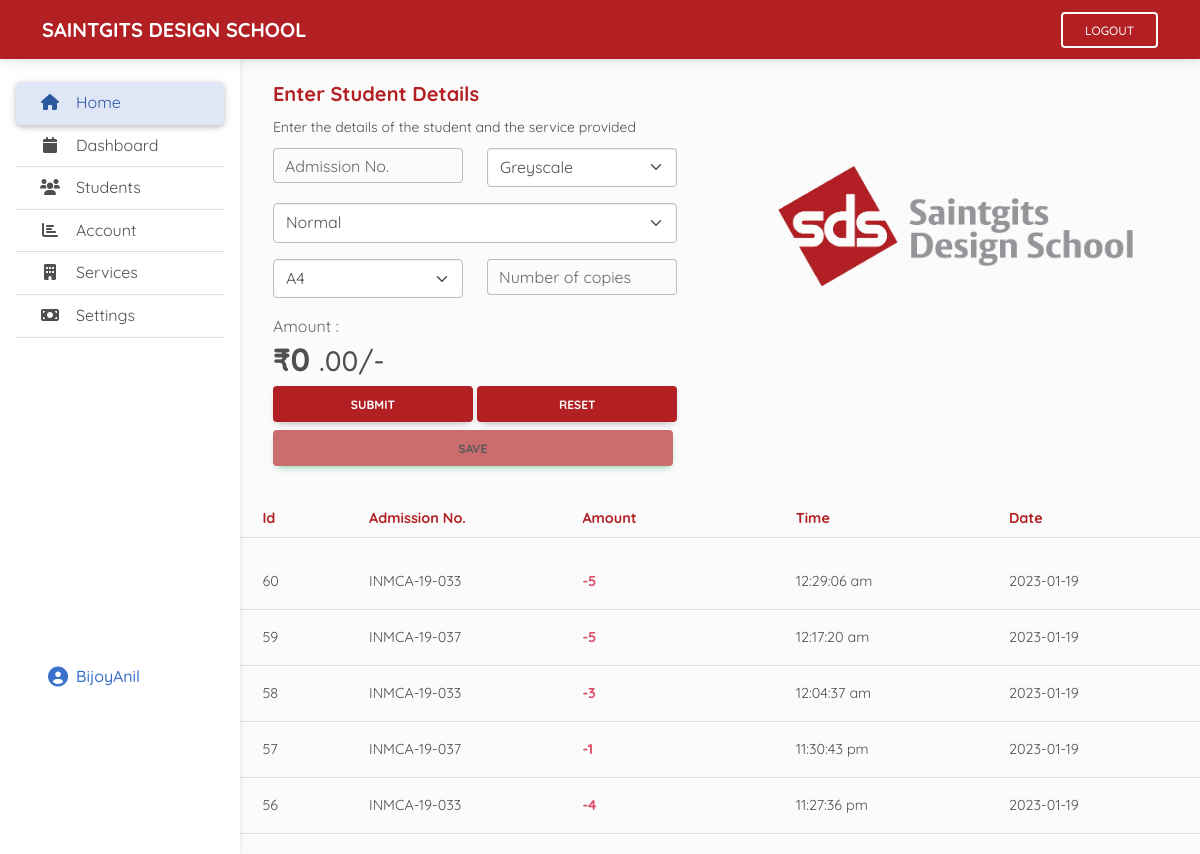
/home.php?set=home (signed in), run on the app's committed database.
### tables this page shows
CREATE TABLE IF NOT EXISTS `users` (
  `user_id` varchar(255) NOT NULL,
  `password` varchar(255) NOT NULL,
  PRIMARY KEY (`user_id`)
);

CREATE TABLE IF NOT EXISTS `transactions` (
  `t_id` int(100) NOT NULL AUTO_INCREMENT,
  `amt` int(100) NOT NULL,
  `time` varchar(255) NOT NULL,
  `date` date NOT NULL,
  `adm_no` varchar(255) NOT NULL,
  PRIMARY KEY (`t_id`)
);

### transactions.php (the view)
<br><table class="table pt-2" style="line-height:5px;  color:#b22024; font-weight:bold">
<tbody style="text-align: left;">
    <tr>
      <td width="100"><b>Id</b></td>
      <td width="200"><b>Admission No.</b></td>
      <td width="200"><b>Amount</b></td>
      <td width="200"><b>Time</b></td>
      <td width="200"><b>Date</b></td>
</tr>
  </tbody>
</table>
<div style="height: 300px; overflow: auto">
<table class="table">
  <tbody>
  <?php
  $color = 'dark';
  $d = date('Y/m/d');
include "connection.php";
$query_products = "SELECT * FROM transactions WHERE date = '$d' ORDER BY t_id DESC;";
$result_products = mysqli_query($con,$query_products);
if($result_products):
    if(mysqli_num_rows($result_products)>0):
        while($products = mysqli_fetch_assoc($result_products)):
          if($products['amt'] < 0){
            $color = 'danger';
          }else{
            $color = 'success';
          }
?>
    <tr>
      <td width="100"><?php echo $products['t_id'] ?></td>
      <td width="200"><?php echo $products['adm_no'] ?></td>
      <td width="200"><b class="text-<?php echo $color; ?>"><?php echo $products['amt'] ?></b></td>
      <td width="200"><?php echo $products['time'] ?></td>
      <td width="200"><?php echo $products['date'] ?></td>
    </tr>
    <?php
                    endwhile;
                endif;
            endif;
            ?>
  </tbody>
</table>
</div>

### home.php (shortened to what this page needs)
<?php
include "connection.php";
$user_check=$_SESSION['username'];
$ses_sql  = mysqli_query($con,"select user_id from users where user_id='$user_check'");
$row  = mysqli_fetch_array($ses_sql,MYSQLI_ASSOC);
$loggedin_session = $row['user_id'];
$amt = 0;
$view = 0;
if(isset($_POST['cal'])){
  $sql6 = "SELECT `id`, `b&w`, `color`, `bw&a4`, `col&a4`, `hardbind`, `softbind`, `spiral` FROM `services` WHERE id = 1";
  $qur = mysqli_query($con,$sql6);
  $row2 = mysqli_fetch_assoc($qur);
  $adm = $_POST['adm'];
  $print = $_POST['print'];
  $adons = $_POST['addon'];
  $paper = $_POST['paper'];
  $copies = $_POST['copies'];
  $pg = 0;
  $amt = 0;
  if($print== 'b&w'){
    if($paper == 'a4'){
        $pg = $row2['b&w'];
        if($adons == 'none'){
            $amt = $pg * $copies;
        } else if($adons == 'hard'){
          $amt =( $pg * $copies )+ $row2['hardbind'];
        }
        else if($adons == 'soft'){
          $amt =( $pg * $copies ) + $row2['softbind'];
        }else{
          $amt =( $pg * $copies )+$row2['spiral'];
        }
    }else{
        $pg = $row2['bw&a4'];
        if($adons == 'none'){
          $amt =( $pg * $copies );
        } else if($adons == 'hard'){
          $amt =( $pg * $copies ) + $row2['hardbind'];
        }
        else if($adons == 'soft'){
          $amt =( $pg * $copies ) +$row2['softbind'];
        }else{
          $amt =( $pg * $copies )+$row2['spiral'];
        }
    }
}else{
    if($paper == 'a4'){
        $pg = $row2['color'];
        if($adons == 'none'){
          $amt =( $pg * $copies );
        } else if($adons == 'hard'){
          $amt =( $pg * $copies ) + $row2['hardbind'];
        }
        else if($adons == 'soft'){
          $amt =( $pg * $copies )+$row2['softbind'];
        }else{
          $amt =( $pg * $copies )+$row2['spiral'];
        }
    }else{
        $pg = $row2['col&a4'];
        if($adons == 'none'){
          $amt =( $pg * $copies );
        } else if($adons == 'hard'){
          $amt =( $pg * $copies ) + $row2['hardbind'];
        }
        else if($adons == 'soft'){
          $amt =( $pg * $copies ) +$row2['softbind'];
        }else{
          $amt =( $pg * $copies )+$row2['spiral'];
        }
    }
}
$sql = "SELECT `adm_no`, `name`, `semester`, `balance`, `batch`, `email` FROM `students` WHERE adm_no = '$adm'";
$res = mysqli_query($con, $sql);
$row = mysqli_fetch_assoc($res);
if($row > 0){
  $view = 1;
}else{
  $view =2;
}
}else{
  $view = 0;
}
?>
<!DOCTYPE html>
<html lang="en">
<head>
    <link
  href="https://cdnjs.cloudflare.com/ajax/libs/font-awesome/6.0.0/css/all.min.css"
  rel="stylesheet"
/>
<link
  href="https://cdnjs.cloudflare.com/ajax/libs/mdb-ui-kit/6.0.1/mdb.min.css"
  rel="stylesheet"
/>
<link rel="stylesheet" href="css/sideNav.css">
<link rel="stylesheet" href="css/forms.css">
</head>
<body>
<?php
$nav = $_GET['set'];
include 'nav.php';
?>
<nav
style="background-color: #b22024;"
       id="main-navbar"
       class="navbar navbar-expand-lg navbar-dark fixed-top"
       >
    <div class="container">
      <a class="navbar-brand" href="#">
      <b style="text-transform:uppercase">Saintgits Design School</b>
      </a>
      <div class="navbar-nav ms-auto">
        <form action="home.php?set=home" method="post">
                  <button type="submit" name="logout" class="btn btn-outline-light" style="margin-left: 10px;">Logout</button>
                  </form>
               </div>
    </div>
  </nav>
<main style="margin-top: 58px">
  <div >
    <div class="d-sm-flex justify-content-around">
        <div class="mt-4">
            <h5 style="color: #b22024;"><b>Enter Student Details</b></h5>
            <small cla>Enter the details of the student and the service provided</small>
            <form action="home.php?set=home" method="post">
            <div class="row mb-3 mt-2">
    <div class="col">
      <div class="form-outline">
        <input  type="text" name="adm" id="admis_no" class="form-control" />
        <label class="form-label" for="form3Example1">Admission No.</label>
      </div>
    </div>
    <div class="col">
    <select  class="form-select" name="print" id="print" required aria-label="Default select example">
                     <option selected value="b&w">Greyscale</option>
                </select>
    </div>
  </div>
                <select required id="add_ons" name="addon" class="my-3 form-select" aria-label="Default select example">
                     <option selected value="none">Normal</option>
                </select>
                <div class="row mb-3 mt-2">
    <div class="col">
      <select id="paper" name="paper" class="form-select" required aria-label="Default select example">
                     <option selected value="a4">A4</option>
                </select>
    </div>
    <div class="col">
    <div class="col">
      <div class="form-outline">
        <input required type="number" name="copies" id="copies" class="form-control" />
        <label class="form-label" for="form3Example1">Number of copies</label>
      </div>
    </div>
    </div>
        </div>
        <span class="form-label">Amount : </span> <h2 ><b>&#x20B9;</b><b><?php echo $amt ?></b> <small>.00/-</small></h2>
                <button  class="btn text-light" style="background-color: #b22024; min-width: 200px;" name="cal"  type="submit"><b>Submit</b></button>
                <button  class="btn text-light" style="background-color: #b22024; min-width: 200px;" onclick="reset()"  type="reset"><b><a class="text-light" href="home.php?set=home">Reset</a></b></button> <br>
            </form>
            <button style="min-width: 400px; background-color: #b22024;"  data-mdb-toggle="modal" data-mdb-target="#details" class="btn btn-success my-2" <?php if($view==0){echo 'disabled';} ?> name="submit" type="submit"><b>Save</b></button>
        </div>
        <div>
        <div class="container-fluid" style="display: flex; align-items:center; justify-content:center;">
  <section class="mx-auto" style="width: 25rem;">
    <?php
    if($view == 1){
      include "stud_details.php";
    }
    elseif($view == 0){
      ?>  <center><img src="pics/output-onlinepngtools.png" class="img-fluid mt-5 pt-5" alt=""><br><br>
       <?php
    }
    else{
      ?>
      <center><img src="pics/undraw_not_found.svg" class="img-fluid mt-5" style="max-width: 300px;" alt=""><br><br>
    <b><span class="my-3 text-danger">Student not found enter valid details..!</span></b></center>
     <?php
    }
    ?>
  </section>
</div>
        </div>
    </div>
    <?php include "transactions.php" ?>
  </div>
</main>
</body>
</html>

### nav.php (shortened to what this page needs)
<nav
       id="sidebarMenu"
       class="collapse navbar-danger d-lg-block sidebar collapse bg-white"
       >
    <div class="position-sticky">
      <div class="list-group list-group-flush mx-3 mt-4">
        <a
           href="home.php?set=home"
           class="list-group-item list-group-item-action py-2 ripple <?php
           if($nav == 'home'){
            echo "active";
           }else{
            echo "";
           }
           ?>"
           >
          <i class="fas fa-home fa-fw me-3"></i
            ><span>Home</span>
        </a>
        <a
           href="dash.php?set=dash"
           class="list-group-item list-group-item-action py-2 ripple <?php
           if($nav == 'dash'){
            echo "active";
           }else{
            echo "";
           }
           ?>"
           ><i class="fas fa-calendar fa-fw me-3"></i
          ><span>Dashboard</span></a
          >
        <a
           href="students.php?set=stud"
           class="list-group-item list-group-item-action py-2 ripple <?php
           if($nav == 'stud'){
            echo "active";
           }else{
            echo "";
           }
           ?>"
           ><i class="fas fa-users fa-fw me-3"></i><span>Students</span></a
          >
        <a
           href="account.php?set=acc"
           class="list-group-item list-group-item-action py-2 ripple
           <?php
           if($nav == 'acc'){
            echo "active";
           }else{
            echo "";
           }
           ?>"
           ><i class="fas fa-chart-bar fa-fw me-3"></i><span>Account</span></a
          >
        <a
           href="services.php?set=service"
           class="list-group-item list-group-item-action py-2 ripple <?php
           if($nav == 'service'){
            echo "active";
           }else{
            echo "";
           }
           ?>"
           ><i class="fas fa-building fa-fw me-3"></i
          ><span>Services</span></a
          >
        <a
           href="#"
           class="list-group-item list-group-item-action py-2 ripple"
           ><i class="fas fa-money-bill fa-fw me-3"></i><span>Settings</span></a
          >
          <br><br><br><br><br><br><br><br><br><br><br>
          <h6 class="text-primary mx-4 mt-5"><i class="fa-lg fas fa-user-circle mx-2"></i><?php echo $loggedin_session ?></h6>
      </div>
    </div>
  </nav>

### css/sideNav.css (style rules this page uses)
body { background-color: #fbfbfb; }
@media (min-width: 991.98px) { main { padding-left: 240px; } }
.sidebar { position: fixed; top: 0; bottom: 0; left: 0; padding: 58px 0 0; box-shadow: 0 2px 5px 0 rgb(0 0 0 / 5%), 0 2px 10px 0 rgb(0 0 0 / 5%); width: 240px; z-index: 600; }
.sidebar .active { border-radius: 5px; box-shadow: 0 2px 5px 0 rgb(0 0 0 / 16%), 0 2px 10px 0 rgb(0 0 0 / 12%); }

### css/forms.css (style rules this page uses)
body { overflow-y: hidden; }
.form-outline { max-width: 500px; }

### home.php (style rules this page uses)
* { font-family: Quicksand; }

### data on the page
users: user_id "BijoyAnil"
transactions: t_id "60", adm_no "INMCA-19-033", amt "-5", time "12:29:06 am", date "2023-01-19"
transactions: t_id "59", adm_no "INMCA-19-037", amt "-5", time "12:17:20 am", date "2023-01-19"
transactions: t_id "58", adm_no "INMCA-19-033", amt "-3", time "12:04:37 am", date "2023-01-19"
transactions: t_id "57", adm_no "INMCA-19-037", amt "-1", time "11:30:43 pm", date "2023-01-19"
transactions: t_id "56", adm_no "INMCA-19-033", amt "-4", time "11:27:36 pm", date "2023-01-19"

### other printed values
$amt "0"
